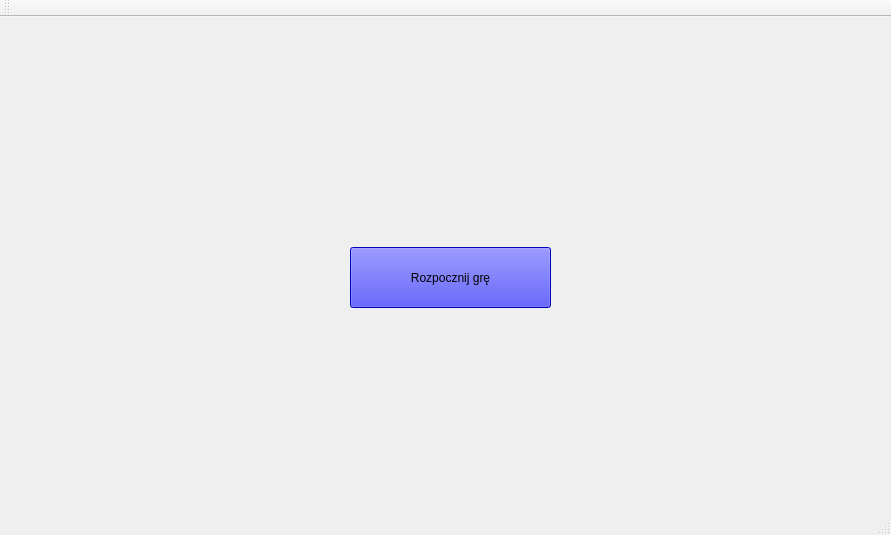
<?xml version="1.0" encoding="UTF-8"?>
<ui version="4.0">
 <class>MainWindow</class>
 <widget class="QMainWindow" name="MainWindow">
  <property name="geometry">
   <rect>
    <x>0</x>
    <y>0</y>
    <width>891</width>
    <height>535</height>
   </rect>
  </property>
  <property name="windowTitle">
   <string>Pacman2033</string>
  </property>
  <property name="autoFillBackground">
   <bool>true</bool>
  </property>
  <widget class="QWidget" name="centralWidget">
   <widget class="QWidget" name="board" native="true">
    <property name="geometry">
     <rect>
      <x>20</x>
      <y>0</y>
      <width>900</width>
      <height>500</height>
     </rect>
    </property>
    <property name="minimumSize">
     <size>
      <width>900</width>
      <height>500</height>
     </size>
    </property>
    <property name="maximumSize">
     <size>
      <width>900</width>
      <height>500</height>
     </size>
    </property>
    <property name="autoFillBackground">
     <bool>true</bool>
    </property>
    <widget class="QPushButton" name="pushButton">
     <property name="geometry">
      <rect>
       <x>330</x>
       <y>230</y>
       <width>201</width>
       <height>61</height>
      </rect>
     </property>
     <property name="palette">
      <palette>
       <active>
        <colorrole role="WindowText">
         <brush brushstyle="SolidPattern">
          <color alpha="255">
           <red>0</red>
           <green>0</green>
           <blue>0</blue>
          </color>
         </brush>
        </colorrole>
        <colorrole role="Button">
         <brush brushstyle="SolidPattern">
          <color alpha="255">
           <red>0</red>
           <green>0</green>
           <blue>255</blue>
          </color>
         </brush>
        </colorrole>
        <colorrole role="Light">
         <brush brushstyle="SolidPattern">
          <color alpha="255">
           <red>127</red>
           <green>127</green>
           <blue>255</blue>
          </color>
         </brush>
        </colorrole>
        <colorrole role="Midlight">
         <brush brushstyle="SolidPattern">
          <color alpha="255">
           <red>63</red>
           <green>63</green>
           <blue>255</blue>
          </color>
         </brush>
        </colorrole>
        <colorrole role="Dark">
         <brush brushstyle="SolidPattern">
          <color alpha="255">
           <red>0</red>
           <green>0</green>
           <blue>127</blue>
          </color>
         </brush>
        </colorrole>
        <colorrole role="Mid">
         <brush brushstyle="SolidPattern">
          <color alpha="255">
           <red>0</red>
           <green>0</green>
           <blue>170</blue>
          </color>
         </brush>
        </colorrole>
        <colorrole role="Text">
         <brush brushstyle="SolidPattern">
          <color alpha="255">
           <red>0</red>
           <green>0</green>
           <blue>0</blue>
          </color>
         </brush>
        </colorrole>
        <colorrole role="BrightText">
         <brush brushstyle="SolidPattern">
          <color alpha="255">
           <red>255</red>
           <green>255</green>
           <blue>255</blue>
          </color>
         </brush>
        </colorrole>
        <colorrole role="ButtonText">
         <brush brushstyle="SolidPattern">
          <color alpha="255">
           <red>0</red>
           <green>0</green>
           <blue>0</blue>
          </color>
         </brush>
        </colorrole>
        <colorrole role="Base">
         <brush brushstyle="SolidPattern">
          <color alpha="255">
           <red>0</red>
           <green>0</green>
           <blue>255</blue>
          </color>
         </brush>
        </colorrole>
        <colorrole role="Window">
         <brush brushstyle="SolidPattern">
          <color alpha="255">
           <red>0</red>
           <green>0</green>
           <blue>255</blue>
          </color>
         </brush>
        </colorrole>
        <colorrole role="Shadow">
         <brush brushstyle="SolidPattern">
          <color alpha="255">
           <red>0</red>
           <green>0</green>
           <blue>0</blue>
          </color>
         </brush>
        </colorrole>
        <colorrole role="AlternateBase">
         <brush brushstyle="SolidPattern">
          <color alpha="255">
           <red>127</red>
           <green>127</green>
           <blue>255</blue>
          </color>
         </brush>
        </colorrole>
        <colorrole role="ToolTipBase">
         <brush brushstyle="SolidPattern">
          <color alpha="255">
           <red>255</red>
           <green>255</green>
           <blue>220</blue>
          </color>
         </brush>
        </colorrole>
        <colorrole role="ToolTipText">
         <brush brushstyle="SolidPattern">
          <color alpha="255">
           <red>0</red>
           <green>0</green>
           <blue>0</blue>
          </color>
         </brush>
        </colorrole>
       </active>
       <inactive>
        <colorrole role="WindowText">
         <brush brushstyle="SolidPattern">
          <color alpha="255">
           <red>0</red>
           <green>0</green>
           <blue>0</blue>
          </color>
         </brush>
        </colorrole>
        <colorrole role="Button">
         <brush brushstyle="SolidPattern">
          <color alpha="255">
           <red>0</red>
           <green>0</green>
           <blue>255</blue>
          </color>
         </brush>
        </colorrole>
        <colorrole role="Light">
         <brush brushstyle="SolidPattern">
          <color alpha="255">
           <red>127</red>
           <green>127</green>
           <blue>255</blue>
          </color>
         </brush>
        </colorrole>
        <colorrole role="Midlight">
         <brush brushstyle="SolidPattern">
          <color alpha="255">
           <red>63</red>
           <green>63</green>
           <blue>255</blue>
          </color>
         </brush>
        </colorrole>
        <colorrole role="Dark">
         <brush brushstyle="SolidPattern">
          <color alpha="255">
           <red>0</red>
           <green>0</green>
           <blue>127</blue>
          </color>
         </brush>
        </colorrole>
        <colorrole role="Mid">
         <brush brushstyle="SolidPattern">
          <color alpha="255">
           <red>0</red>
           <green>0</green>
           <blue>170</blue>
          </color>
         </brush>
        </colorrole>
        <colorrole role="Text">
         <brush brushstyle="SolidPattern">
          <color alpha="255">
           <red>0</red>
           <green>0</green>
           <blue>0</blue>
          </color>
         </brush>
        </colorrole>
        <colorrole role="BrightText">
         <brush brushstyle="SolidPattern">
          <color alpha="255">
           <red>255</red>
           <green>255</green>
           <blue>255</blue>
          </color>
         </brush>
        </colorrole>
        <colorrole role="ButtonText">
         <brush brushstyle="SolidPattern">
          <color alpha="255">
           <red>0</red>
           <green>0</green>
           <blue>0</blue>
          </color>
         </brush>
        </colorrole>
        <colorrole role="Base">
         <brush brushstyle="SolidPattern">
          <color alpha="255">
           <red>0</red>
           <green>0</green>
           <blue>255</blue>
          </color>
         </brush>
        </colorrole>
        <colorrole role="Window">
         <brush brushstyle="SolidPattern">
          <color alpha="255">
           <red>0</red>
           <green>0</green>
           <blue>255</blue>
          </color>
         </brush>
        </colorrole>
        <colorrole role="Shadow">
         <brush brushstyle="SolidPattern">
          <color alpha="255">
           <red>0</red>
           <green>0</green>
           <blue>0</blue>
          </color>
         </brush>
        </colorrole>
        <colorrole role="AlternateBase">
         <brush brushstyle="SolidPattern">
          <color alpha="255">
           <red>127</red>
           <green>127</green>
           <blue>255</blue>
          </color>
         </brush>
        </colorrole>
        <colorrole role="ToolTipBase">
         <brush brushstyle="SolidPattern">
          <color alpha="255">
           <red>255</red>
           <green>255</green>
           <blue>220</blue>
          </color>
         </brush>
        </colorrole>
        <colorrole role="ToolTipText">
         <brush brushstyle="SolidPattern">
          <color alpha="255">
           <red>0</red>
           <green>0</green>
           <blue>0</blue>
          </color>
         </brush>
        </colorrole>
       </inactive>
       <disabled>
        <colorrole role="WindowText">
         <brush brushstyle="SolidPattern">
          <color alpha="255">
           <red>0</red>
           <green>0</green>
           <blue>127</blue>
          </color>
         </brush>
        </colorrole>
        <colorrole role="Button">
         <brush brushstyle="SolidPattern">
          <color alpha="255">
           <red>0</red>
           <green>0</green>
           <blue>255</blue>
          </color>
         </brush>
        </colorrole>
        <colorrole role="Light">
         <brush brushstyle="SolidPattern">
          <color alpha="255">
           <red>127</red>
           <green>127</green>
           <blue>255</blue>
          </color>
         </brush>
        </colorrole>
        <colorrole role="Midlight">
         <brush brushstyle="SolidPattern">
          <color alpha="255">
           <red>63</red>
           <green>63</green>
           <blue>255</blue>
          </color>
         </brush>
        </colorrole>
        <colorrole role="Dark">
         <brush brushstyle="SolidPattern">
          <color alpha="255">
           <red>0</red>
           <green>0</green>
           <blue>127</blue>
          </color>
         </brush>
        </colorrole>
        <colorrole role="Mid">
         <brush brushstyle="SolidPattern">
          <color alpha="255">
           <red>0</red>
           <green>0</green>
           <blue>170</blue>
          </color>
         </brush>
        </colorrole>
        <colorrole role="Text">
         <brush brushstyle="SolidPattern">
          <color alpha="255">
           <red>0</red>
           <green>0</green>
           <blue>127</blue>
          </color>
         </brush>
        </colorrole>
        <colorrole role="BrightText">
         <brush brushstyle="SolidPattern">
          <color alpha="255">
           <red>255</red>
           <green>255</green>
           <blue>255</blue>
          </color>
         </brush>
        </colorrole>
        <colorrole role="ButtonText">
         <brush brushstyle="SolidPattern">
          <color alpha="255">
           <red>0</red>
           <green>0</green>
           <blue>127</blue>
          </color>
         </brush>
        </colorrole>
        <colorrole role="Base">
         <brush brushstyle="SolidPattern">
          <color alpha="255">
           <red>0</red>
           <green>0</green>
           <blue>255</blue>
          </color>
         </brush>
        </colorrole>
        <colorrole role="Window">
         <brush brushstyle="SolidPattern">
          <color alpha="255">
           <red>0</red>
           <green>0</green>
           <blue>255</blue>
          </color>
         </brush>
        </colorrole>
        <colorrole role="Shadow">
         <brush brushstyle="SolidPattern">
          <color alpha="255">
           <red>0</red>
           <green>0</green>
           <blue>0</blue>
          </color>
         </brush>
        </colorrole>
        <colorrole role="AlternateBase">
         <brush brushstyle="SolidPattern">
          <color alpha="255">
           <red>0</red>
           <green>0</green>
           <blue>255</blue>
          </color>
         </brush>
        </colorrole>
        <colorrole role="ToolTipBase">
         <brush brushstyle="SolidPattern">
          <color alpha="255">
           <red>255</red>
           <green>255</green>
           <blue>220</blue>
          </color>
         </brush>
        </colorrole>
        <colorrole role="ToolTipText">
         <brush brushstyle="SolidPattern">
          <color alpha="255">
           <red>0</red>
           <green>0</green>
           <blue>0</blue>
          </color>
         </brush>
        </colorrole>
       </disabled>
      </palette>
     </property>
     <property name="focusPolicy">
      <enum>Qt::StrongFocus</enum>
     </property>
     <property name="autoFillBackground">
      <bool>false</bool>
     </property>
     <property name="text">
      <string>Rozpocznij grę</string>
     </property>
     <property name="shortcut">
      <string>Return</string>
     </property>
    </widget>
   </widget>
  </widget>
  <widget class="QMenuBar" name="menuBar">
   <property name="geometry">
    <rect>
     <x>0</x>
     <y>0</y>
     <width>891</width>
     <height>26</height>
    </rect>
   </property>
  </widget>
  <widget class="QToolBar" name="mainToolBar">
   <attribute name="toolBarArea">
    <enum>TopToolBarArea</enum>
   </attribute>
   <attribute name="toolBarBreak">
    <bool>false</bool>
   </attribute>
  </widget>
  <widget class="QStatusBar" name="statusBar"/>
 </widget>
 <layoutdefault spacing="6" margin="11"/>
 <resources/>
 <connections/>
</ui>
